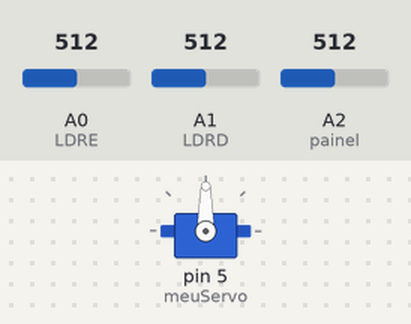
A sketch run on a simulated Arduino Uno, built with avr-gcc and run on an emulated ATmega328P. On the bench: servo. The inputs (shaded band) are chosen by the test bench; at power-on: A0 (LDRE) = 512, A1 (LDRD) = 512, A2 (painel) = 512. What the sketch prints to the serial monitor is not drawn.

Above: at 1.2 s.
1.3 s: A0 (LDRE) set to 534
At 3.03 s:
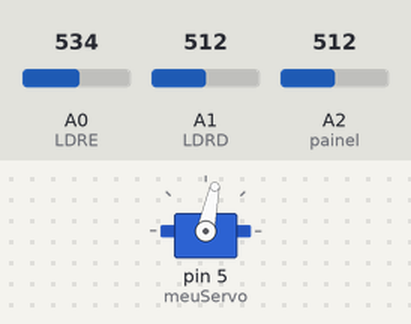
4.3 s: A0 (LDRE) set to 306
7.3 s: A1 (LDRD) set to 328
10.3 s: A1 (LDRD) set to 307
At 10.9 s:
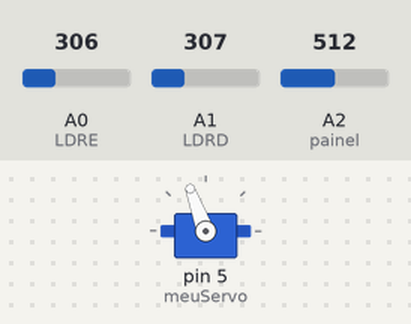
11.8 s: A0 (LDRE) set to 284
At 13.53 s:
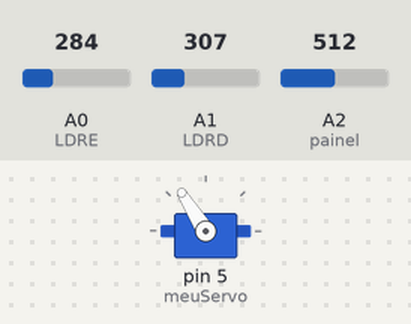
14.8 s: A0 (LDRE) set to 511
At 25.43 s:
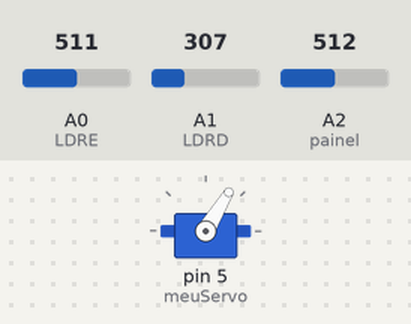
Timing chart, 0 to 27.0 s (numbered marks = the images above; inputs shaded):
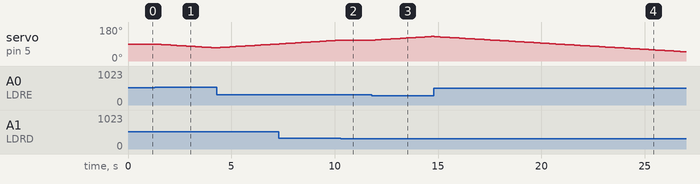

Measured:
- the behaviour switches between 522 and 523 on A0 (LDRE) (found by bisection; images 0 and 1)
- the behaviour switches between 317 and 316 on A1 (LDRD) (found by bisection; images 1 and 2)
- the behaviour switches between 297 and 296 on A0 (LDRE) (found by bisection; images 2 and 3)
- after the input at 1.3 s, servo on pin 5 (meuServo): moves from 90° to 70° over 2.9 s, starting at once
- after the input at 10.3 s, servo on pin 5 (meuServo): stays 110° (without the input it goes to 111° after 0.04 s)
- after the input at 11.8 s, servo on pin 5 (meuServo): moves from 110° to 130° over 2.9 s, starting at once

The sketch:

PlacaSolar.ino
```cpp
// Primeiro incluimos a biblioteca para uso do servo
#include <Servo.h>

// Criamos o objeto Servo e o chamamos de meuServo
Servo meuServo;

// Declaramos constantes com as portas que usaremos
const int  LDRE = A0;
const int  LDRD = A1;
const int  painel = A2;

// Definimos algumas constantes para o funcionamento do codigo
int  leituraPainel =0;
int  leituraD = 0;
int  leituraE = 0;
int  pos = 90;
int  margem = 10;


void setup(){
	Serial.begin(9600);
	// Declaramos que o servo esta conectado a porta numero 5 e, em seguida, mandamos ele para a posicao inicial
	meuServo.attach(5);
	meuServo.write(pos);
}

void loop(){
	// Efetuamos a leitura das portas analogicas e salvamos nas respectivas variaveis
	leituraPainel = analogRead(painel);
	leituraD = analogRead(LDRD);
	leituraE = analogRead(LDRE);
	// Enviamos a leitura do painel para o monitor serial
	Serial.println(leituraPainel);
	// Essa parte comentada pode ser usada para testar as leituras dos LDRs
	/*Serial.print("Direita: ");
	Serial.println(leituraD);
	Serial.print("Esquerda: ");
	Serial.println(leituraE);
	delay(800);*/
	// Com base nas leituras feitas anteriormente e feito o posicionamento do painel
	if( leituraD > (leituraE+margem)){
		pos++;
		meuServo.write(pos);
		delay(150);
	}else if( leituraE >( leituraD+margem)){
		pos--;
		meuServo.write(pos);
		delay(150);
	}
}
```
